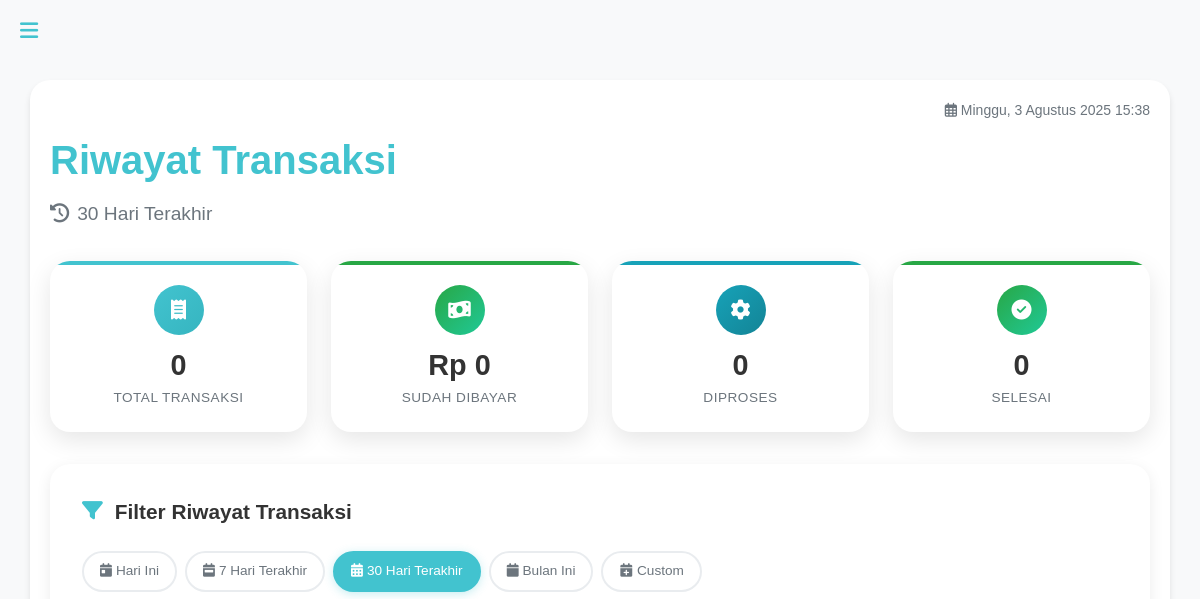
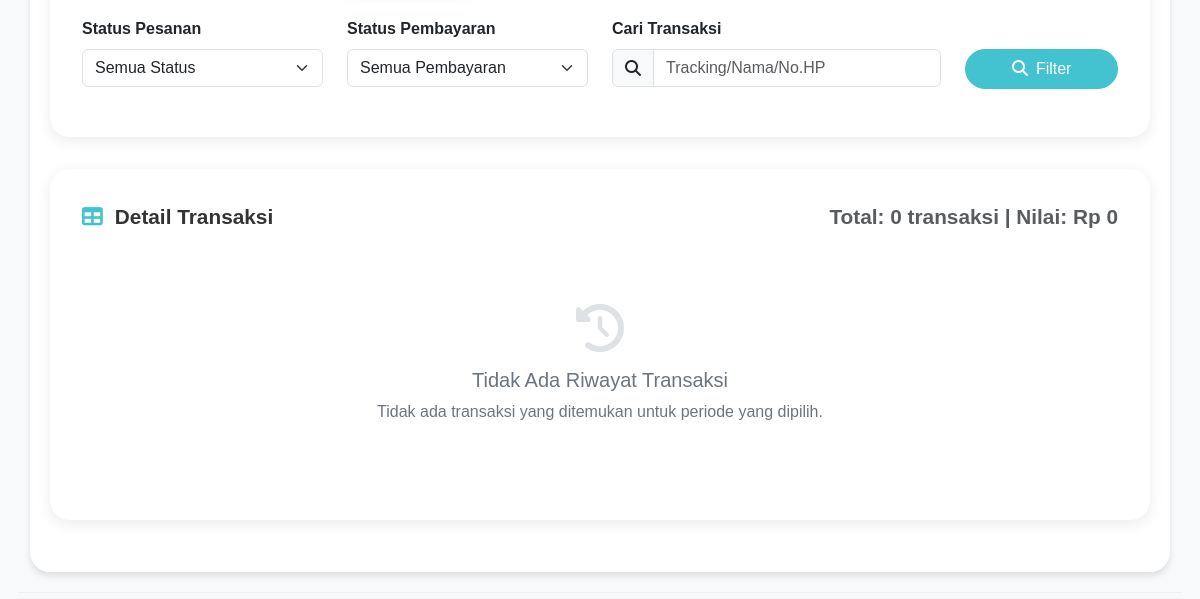
/admin/riwayat-transaksi.php?periode=30_hari (signed in), run on an earlier commit of the app's database (2 pictures, top to bottom).
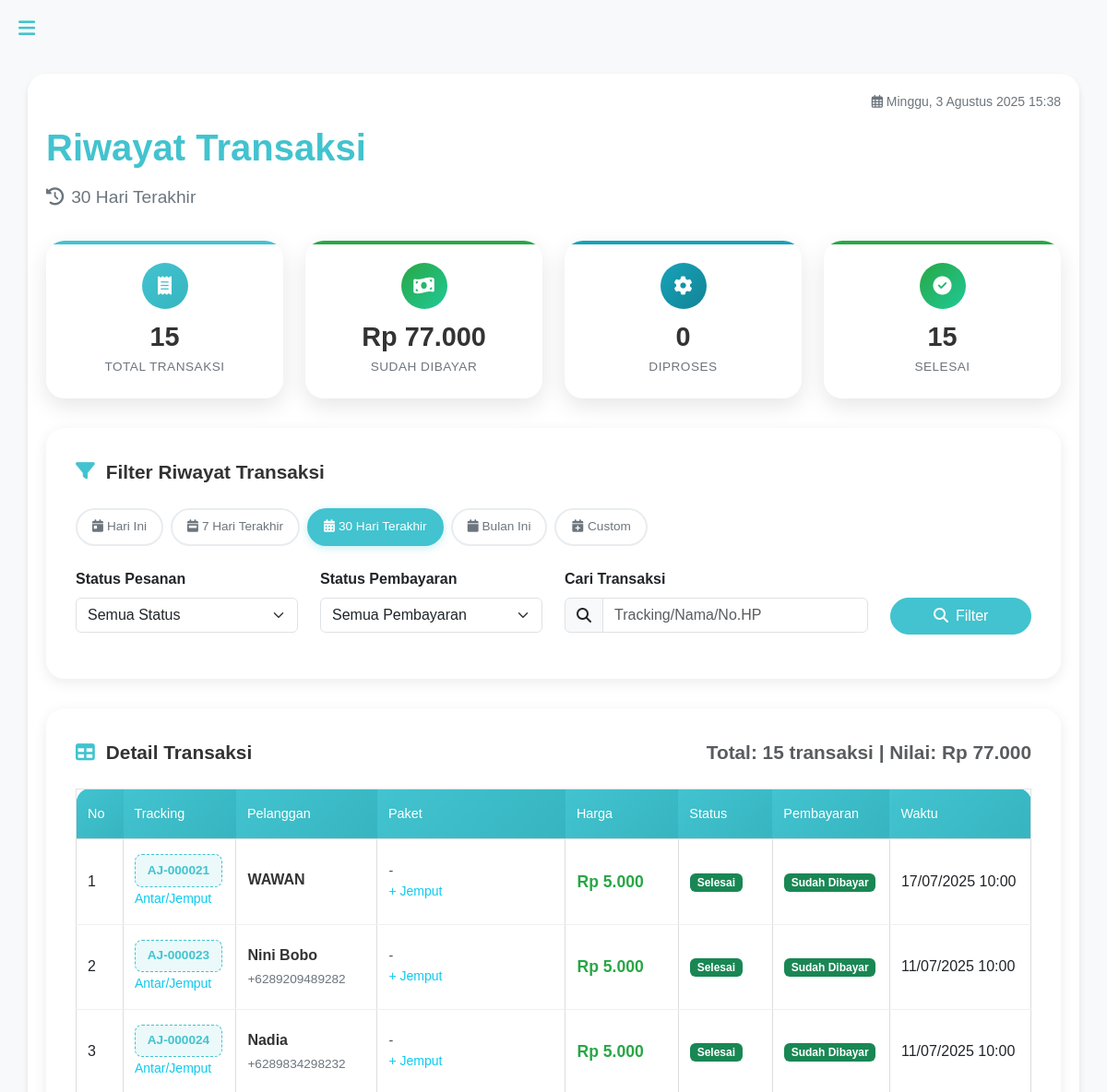
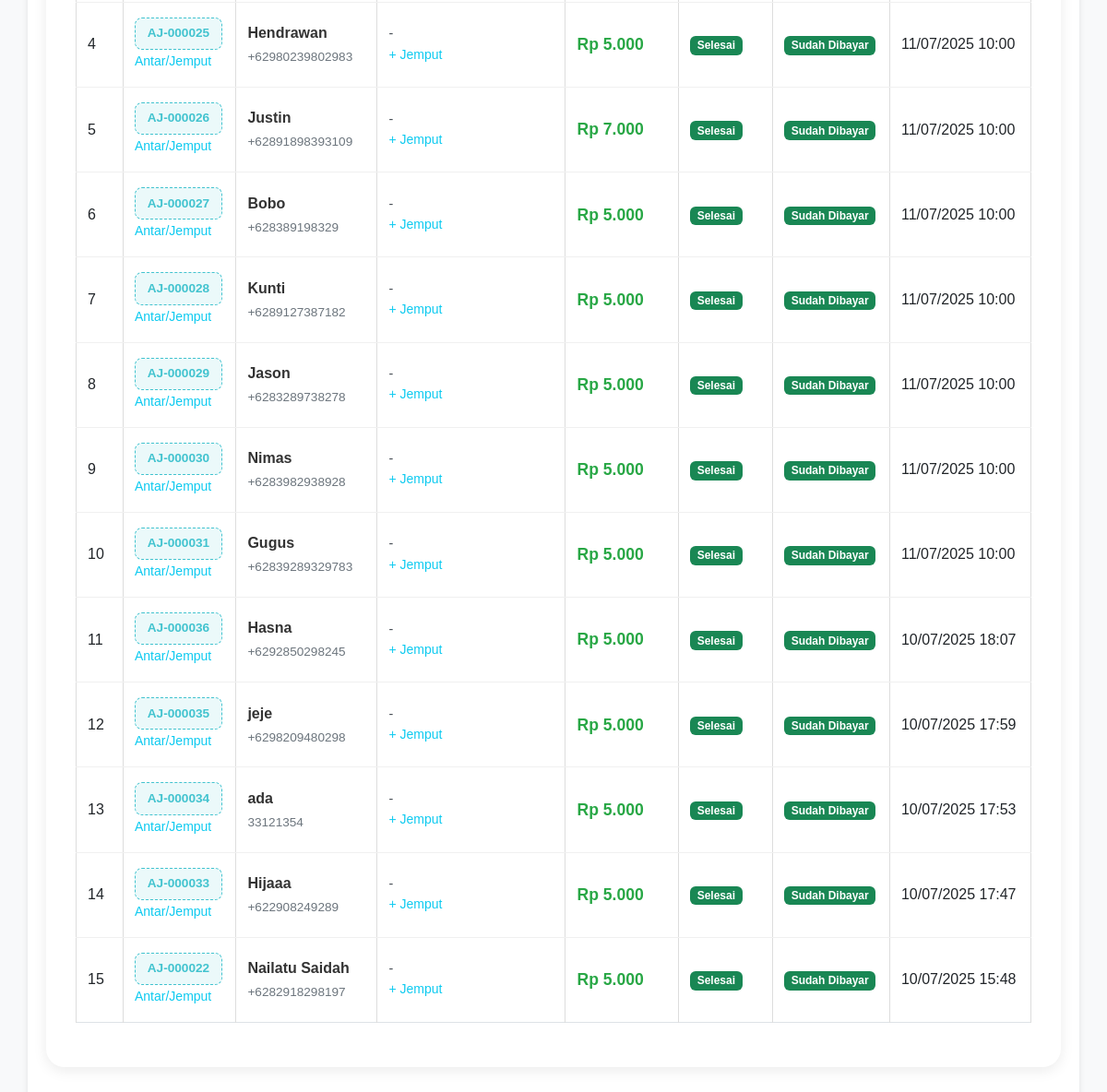
And on a later commit of the database (2 pictures, top to bottom).
### tables this page shows
CREATE TABLE `antar_jemput` (
  `id` int NOT NULL,
  `id_pesanan` int DEFAULT NULL,
  `tracking_code` varchar(20) DEFAULT NULL,
  `nama_pelanggan` varchar(100) DEFAULT NULL,
  `no_hp` varchar(15) DEFAULT NULL,
  `id_pelanggan` int DEFAULT NULL,
  `layanan` enum('antar','jemput','antar-jemput') NOT NULL,
  `alamat_antar` text,
  `alamat_jemput` text,
  `status` enum('menunggu','dalam perjalanan','selesai') NOT NULL DEFAULT 'menunggu',
  `selesai_at` datetime DEFAULT NULL,
  `waktu_antar` datetime DEFAULT NULL,
  `waktu_jemput` datetime DEFAULT NULL,
  `harga` decimal(10,2) NOT NULL DEFAULT '5000.00',
  `deleted_at` timestamp NULL DEFAULT NULL,
  `status_pembayaran` enum('belum_dibayar','sudah_dibayar') NOT NULL DEFAULT 'belum_dibayar'
);

### admin/riwayat-transaksi.php (the view, shortened to what the changed rows need)
<?php
include '../includes/db.php';
$periode_filter = isset($_GET['periode']) ? $_GET['periode'] : 'hari_ini';
$tanggal_dari = isset($_GET['tanggal_dari']) ? $_GET['tanggal_dari'] : '';
$tanggal_sampai = isset($_GET['tanggal_sampai']) ? $_GET['tanggal_sampai'] : '';
$antar_query = "SELECT
    aj.id,
    CONCAT('AJ-', LPAD(aj.id, 6, '0')) as tracking_code,
    aj.harga as harga,
    aj.status,
    aj.status_pembayaran,
    COALESCE(aj.selesai_at, COALESCE(aj.waktu_antar, aj.waktu_jemput)) as waktu,
    COALESCE(pl.nama, aj.nama_pelanggan, 'Pelanggan') as nama_pelanggan,
    COALESCE(pl.no_hp, '') as no_hp,
    '-' as paket_list,
    aj.harga as harga_antar_jemput,
    aj.layanan as layanan_antar_jemput,
    'antar_jemput' as sumber
FROM antar_jemput aj
LEFT JOIN pelanggan pl ON aj.id_pelanggan = pl.id
WHERE aj.status = 'selesai' AND aj.status_pembayaran = 'sudah_dibayar' AND aj.deleted_at IS NULL AND aj.id_pesanan IS NULL";
if ($periode_filter === 'hari_ini') {
    $antar_query .= " AND DATE(COALESCE(aj.selesai_at, COALESCE(aj.waktu_antar, aj.waktu_jemput))) = CURDATE() ";
} elseif ($periode_filter === '7_hari') {
    $antar_query .= " AND DATE(COALESCE(aj.selesai_at, COALESCE(aj.waktu_antar, aj.waktu_jemput))) BETWEEN DATE_SUB(CURDATE(), INTERVAL 6 DAY) AND CURDATE() ";
} elseif ($periode_filter === '30_hari') {
    $antar_query .= " AND DATE(COALESCE(aj.selesai_at, COALESCE(aj.waktu_antar, aj.waktu_jemput))) BETWEEN DATE_SUB(CURDATE(), INTERVAL 29 DAY) AND CURDATE() ";
} elseif ($periode_filter === 'bulan_ini') {
    $antar_query .= " AND MONTH(COALESCE(aj.selesai_at, COALESCE(aj.waktu_antar, aj.waktu_jemput))) = MONTH(CURDATE()) AND YEAR(COALESCE(aj.selesai_at, COALESCE(aj.waktu_antar, aj.waktu_jemput))) = YEAR(CURDATE()) ";
} elseif ($periode_filter === 'custom' && !empty($tanggal_dari) && !empty($tanggal_sampai)) {
    $antar_query .= " AND DATE(COALESCE(aj.selesai_at, COALESCE(aj.waktu_antar, aj.waktu_jemput))) BETWEEN '$tanggal_dari' AND '$tanggal_sampai' ";
}
$antar_result = $conn->query($antar_query);
$all_transaksi = [];
if ($antar_result) {
    while ($row = $antar_result->fetch_assoc()) {
        $all_transaksi[] = $row;
    }
}
usort($all_transaksi, function($a, $b) {
    return strtotime($b['waktu']) - strtotime($a['waktu']);
});
$stat_total_transaksi = count($all_transaksi);
$stat_total_nilai = 0;
$stat_status_selesai = 0;
foreach ($all_transaksi as $row) {
    $stat_total_nilai += (int)($row['harga'] ?? 0);
    if (isset($row['status']) && (strtolower($row['status']) === 'selesai' || strtolower($row['status']) === 'completed')) {
        $stat_status_selesai++;
    }
}
function formatTanggalSingkat($tanggal) {
    return date('d/m/Y H:i', strtotime($tanggal));
}
function formatRupiah($angka) {
    $angka = $angka ?? 0;
    return "Rp " . number_format($angka, 0, ',', '.');
}
function getStatusBadge($status) {
    $status = trim(strtolower($status));
    switch ($status) {
        case 'selesai':
        case 'completed':
            return '<span class="badge bg-success">Selesai</span>';
    }
}
function getPembayaranBadge($status) {
    $status = trim(strtolower($status));
    switch ($status) {
        case 'sudah_dibayar':
        case 'sudah dibayar':
        case 'paid':
            return '<span class="badge bg-success">Sudah Dibayar</span>';
    }
}
?>
<!DOCTYPE html>
<html lang="id">
<head>
    <link rel="stylesheet" href="https://cdn.jsdelivr.net/npm/bootstrap@5.3.0/dist/css/bootstrap.min.css">
    <link rel="stylesheet" href="https://cdnjs.cloudflare.com/ajax/libs/font-awesome/6.4.0/css/all.min.css">
    <link rel="stylesheet" href="../assets/css/admin/styles.css">
    <link rel="stylesheet" href="https://cdn.jsdelivr.net/npm/flatpickr/dist/flatpickr.min.css">
</head>
<body>
    <div class="content" id="content">
        <div class="container">
            <h1 class="page-title">Riwayat Transaksi</h1>
            <div class="stats-dashboard">
    <div class="stat-card primary">
        <div class="stat-icon primary">
            <i class="fas fa-receipt"></i>
        </div>
        <div class="stat-number"><?php echo $stat_total_transaksi; ?></div>
        <div class="stat-label">Total Transaksi</div>
    </div>
    <div class="stat-card success">
        <div class="stat-icon success">
            <i class="fas fa-money-bill-wave"></i>
        </div>
        <div class="stat-number"><?php echo formatRupiah($stat_total_nilai); ?></div>
        <div class="stat-label">Sudah Dibayar</div>
    </div>
    <div class="stat-card success">
        <div class="stat-icon success">
            <i class="fas fa-check-circle"></i>
        </div>
        <div class="stat-number"><?php echo $stat_status_selesai; ?></div>
        <div class="stat-label">Selesai</div>
    </div>
</div>
            <div class="table-container">
                <div class="table-title">
                    <span><i class="fas fa-table"></i>Detail Transaksi</span>
                    <div class="text-muted">
                        Total: <?php echo $stat_total_transaksi; ?> transaksi |
                        Nilai: <?php echo formatRupiah($stat_total_nilai); ?>
                    </div>
                </div>
                <?php if (count($all_transaksi) > 0): ?>
                    <div class="desktop-table">
                        <div class="table-responsive">
                            <table class="table">
                                <thead>
                                    <tr>
                                        <th width="50">No</th>
                                        <th width="120">Tracking</th>
                                        <th width="150">Pelanggan</th>
                                        <th width="200">Paket</th>
                                        <th width="120">Harga</th>
                                        <th width="100">Status</th>
                                        <th width="120">Pembayaran</th>
                                        <th width="150">Waktu</th>
                                    </tr>
                                </thead>
                                <tbody>
                                    <?php
                                    $no = 1;
                                    foreach ($all_transaksi as $row):
                                        $total_harga = $row['harga'];
                                        $is_antar = ($row['sumber'] === 'antar_jemput');
                                    ?>
                                        <tr>
                                            <td><?php echo $no++; ?></td>
                                            <td>
                                                <span class="tracking-id"><?php echo $row['tracking_code']; ?></span>
                                                <?php if ($is_antar): ?><br><small class="text-info">Antar/Jemput</small><?php endif; ?>
                                            </td>
                                            <td>
                                                <div class="customer-info"><?php echo htmlspecialchars($row['nama_pelanggan']); ?></div>
                                                <div class="customer-phone"><?php echo $row['no_hp']; ?></div>
                                            </td>
                                            <td>
                                                <div class="paket-info"><?php echo htmlspecialchars($row['paket_list']); ?></div>
                                                <?php if (!empty($row['layanan_antar_jemput'])): ?>
                                                    <small class="text-info">+ <?php echo ucfirst($row['layanan_antar_jemput']); ?></small>
                                                <?php endif; ?>
                                            </td>
                                            <td>
                                                <div class="price-amount"><?php echo formatRupiah($total_harga); ?></div>
                                            </td>
                                            <td><?php echo getStatusBadge($row['status']); ?></td>
                                            <td><?php echo getPembayaranBadge($row['status_pembayaran']); ?></td>
                                            <td><?php echo formatTanggalSingkat($row['waktu']); ?></td>
                                        </tr>
                                    <?php endforeach; ?>
                                </tbody>
                            </table>
                        </div>
                    </div>
                <?php else: ?>
                    <div class="no-data">
                        <i class="fas fa-history"></i>
                        <h5>Tidak Ada Riwayat Transaksi</h5>
                        <p>Tidak ada transaksi yang ditemukan untuk periode yang dipilih.</p>
                    </div>
                <?php endif; ?>
            </div>
        </div>
    </div>
</body>
</html>

What changed in the data, as far as the page shows it:
now on this page (row edited): antar_jemput: tracking_code "AJ-000021", nama_pelanggan "WAWAN", paket_list "-", layanan "Jemput", harga "Rp 5.000", status "Selesai", status_pembayaran "Sudah Dibayar", waktu "17/07/2025 10:00"
added antar_jemput: tracking_code "AJ-000023", nama_pelanggan "Nini Bobo", no_hp "+6289209489282", paket_list "-", layanan "Jemput", harga "Rp 5.000", status "Selesai", status_pembayaran "Sudah Dibayar", waktu "11/07/2025 10:00"
added antar_jemput: tracking_code "AJ-000024", nama_pelanggan "Nadia", no_hp "+6289834298232", paket_list "-", layanan "Jemput", harga "Rp 5.000", status "Selesai", status_pembayaran "Sudah Dibayar", waktu "11/07/2025 10:00"
added antar_jemput: tracking_code "AJ-000025", nama_pelanggan "Hendrawan", no_hp "+62980239802983", paket_list "-", layanan "Jemput", harga "Rp 5.000", status "Selesai", status_pembayaran "Sudah Dibayar", waktu "11/07/2025 10:00"
added antar_jemput: tracking_code "AJ-000026", nama_pelanggan "Justin", no_hp "+62891898393109", paket_list "-", layanan "Jemput", harga "Rp 7.000", status "Selesai", status_pembayaran "Sudah Dibayar", waktu "11/07/2025 10:00"
added antar_jemput: tracking_code "AJ-000027", nama_pelanggan "Bobo", no_hp "+628389198329", paket_list "-", layanan "Jemput", harga "Rp 5.000", status "Selesai", status_pembayaran "Sudah Dibayar", waktu "11/07/2025 10:00"
added antar_jemput: tracking_code "AJ-000028", nama_pelanggan "Kunti", no_hp "+6289127387182", paket_list "-", layanan "Jemput", harga "Rp 5.000", status "Selesai", status_pembayaran "Sudah Dibayar", waktu "11/07/2025 10:00"
added antar_jemput: tracking_code "AJ-000029", nama_pelanggan "Jason", no_hp "+6283289738278", paket_list "-", layanan "Jemput", harga "Rp 5.000", status "Selesai", status_pembayaran "Sudah Dibayar", waktu "11/07/2025 10:00"
added antar_jemput: tracking_code "AJ-000030", nama_pelanggan "Nimas", no_hp "+6283982938928", paket_list "-", layanan "Jemput", harga "Rp 5.000", status "Selesai", status_pembayaran "Sudah Dibayar", waktu "11/07/2025 10:00"
added antar_jemput: tracking_code "AJ-000031", nama_pelanggan "Gugus", no_hp "+62839289329783", paket_list "-", layanan "Jemput", harga "Rp 5.000", status "Selesai", status_pembayaran "Sudah Dibayar", waktu "11/07/2025 10:00"
added antar_jemput: tracking_code "AJ-000036", nama_pelanggan "Hasna", no_hp "+6292850298245", paket_list "-", layanan "Jemput", harga "Rp 5.000", status "Selesai", status_pembayaran "Sudah Dibayar", waktu "10/07/2025 18:07"
added antar_jemput: tracking_code "AJ-000035", nama_pelanggan "jeje", no_hp "+6298209480298", paket_list "-", layanan "Jemput", harga "Rp 5.000", status "Selesai", status_pembayaran "Sudah Dibayar", waktu "10/07/2025 17:59"
added antar_jemput: tracking_code "AJ-000034", nama_pelanggan "ada", no_hp "33121354", paket_list "-", layanan "Jemput", harga "Rp 5.000", status "Selesai", status_pembayaran "Sudah Dibayar", waktu "10/07/2025 17:53"
added antar_jemput: tracking_code "AJ-000033", nama_pelanggan "Hijaaa", no_hp "+622908249289", paket_list "-", layanan "Jemput", harga "Rp 5.000", status "Selesai", status_pembayaran "Sudah Dibayar", waktu "10/07/2025 17:47"
now on this page (row edited): antar_jemput: tracking_code "AJ-000022", nama_pelanggan "Nailatu Saidah", no_hp "+6282918298197", paket_list "-", layanan "Jemput", harga "Rp 5.000", status "Selesai", status_pembayaran "Sudah Dibayar", waktu "10/07/2025 15:48"
Also different on the page:
$stat_total_transaksi: "0" → "15"
formatRupiah($stat_total_nilai): "Rp 0" → "Rp 77.000"
$stat_status_selesai: "0" → "15"
text no longer shown: "Tidak Ada Riwayat Transaksi Tidak ada transaksi yang ditemukan untuk periode yang dipilih."
text now shown: "No Tracking Pelanggan Paket Harga Status Pembayaran Waktu"
